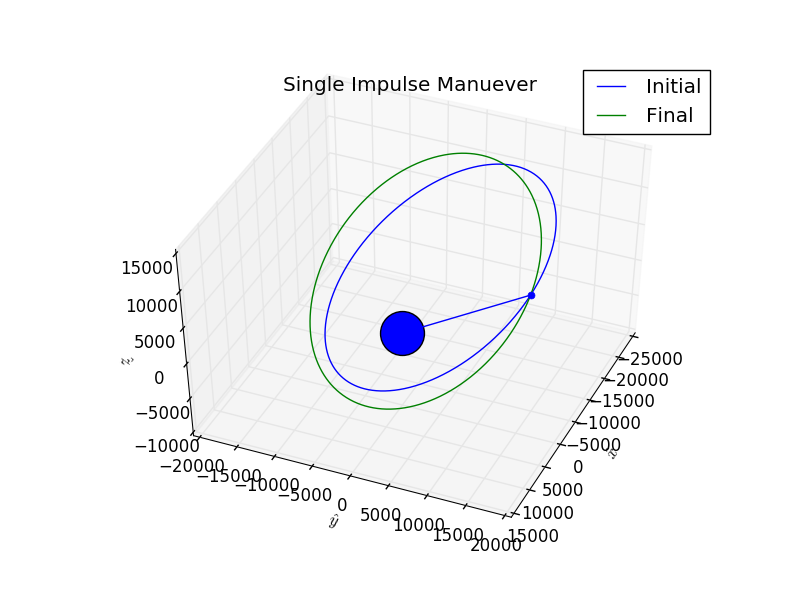

Reproduce this figure in Python.
"""Script to solve HW5 Problem 4 2017
"""
from astro import kepler, constants, manuever, transform
import numpy as np
import matplotlib.pyplot as plt
from mpl_toolkits.mplot3d import Axes3D
# load constants
r_mars = constants.mars.radius
mu = constants.mars.mu
deg2rad = constants.deg2rad
rad2deg = constants.rad2deg

# initial orbit elements
a = 5*r_mars
ecc =.5
p = kepler.semilatus_rectum(a, ecc)
inc = 30*deg2rad
raan = 45*deg2rad
arg_p = -60*deg2rad
nu = 120*deg2rad

print('Initial Mars Orbit')
kepler.orbit_el(p,ecc,inc,raan,arg_p,nu,mu,'True')
r_inertial, v_inertial, _, _ = kepler.coe2rv(p, ecc, inc, raan, arg_p, nu, mu)
fpa = kepler.fpa_solve(nu, ecc)
# delta v in inertial coordinates
dv_inertial = np.array([0.1,-0.25,0.2])

# form rotation matrix to go from mars inertial frame to LVLH frame
dcm_mci2pqw = transform.dcm_eci2pqw_coe(raan, inc, arg_p)
dcm_pqw2lvlh = transform.dcm_pqw2lvlh(nu)

dv_lvlh = dcm_pqw2lvlh.dot(dcm_mci2pqw).dot(dv_inertial)
print('Delta V : {} rhat {} that {} hhat km/sec'.format(dv_lvlh[0], dv_lvlh[1], dv_lvlh[2]))
mag_dv = np.linalg.norm(dv_lvlh)

mag_dv_outofplane = dv_lvlh[2]
mag_dv_inplane = np.linalg.norm(dv_lvlh[0:1])
print('Percentage out of plane : {} %'.format(mag_dv_outofplane / mag_dv * 100))
print('Delta V inplane magnitude : {} km/sec'.format(mag_dv_inplane))

beta = np.arctan2(mag_dv_outofplane, mag_dv_inplane)
phi = np.arctan2(dv_lvlh[0], dv_lvlh[1])
alpha = phi-np.absolute(fpa)

print('Beta (out of plane) : {} deg'.format(np.rad2deg(beta)))
print('Phi (angle from theta_hat) : {} deg'.format(np.rad2deg(phi)))
print('Alpha (angle from Vhat) : {} deg'.format(np.rad2deg(alpha)))

r_initial = r_inertial
v_initial = v_inertial

r_final = r_initial
v_final = dv_inertial+v_initial

# find orbital elements of new orbit
( p_n,a_n,ecc_n,inc_n,raan_n,arg_p_n,nu_n,_,_,_,_) = kepler.rv2coe(r_final,v_final, mu)

print('Final Orbit')
kepler.orbit_el(p_n,ecc_n,inc_n,raan_n,arg_p_n,nu_n,mu,'True')

# generate a plot of the orbit
state_mci1, state_pqw1, _, sat_mci1, _, _ = kepler.conic_orbit(p, ecc, inc, raan, arg_p, nu, nu, mu)
state_mci2, state_pqw2, _, sat_mci2,_, _ = kepler.conic_orbit(p_n, ecc_n, inc_n, raan_n, arg_p_n, nu_n, nu_n, mu)

fig = plt.figure()
ax = fig.add_subplot(111, projection='3d')

ax.plot(state_mci1[:, 0],state_mci1[:, 1], state_mci1[:, 2], label='Initial')
ax.plot(state_mci2[:, 0],state_mci2[:, 1], state_mci2[:, 2], label='Final')
ax.plot([0, sat_mci1[0]], [0, sat_mci1[1]], [0, sat_mci1[2]], 'b.-', markersize=10)
ax.scatter(0, 0, 0,s=1000)
ax.set_title('Single Impulse Manuever')
ax.set_xlabel(r'$\hat x$')
ax.set_ylabel(r'$\hat y$')
ax.set_zlabel(r'$\hat z$')
plt.legend()
plt.show()
